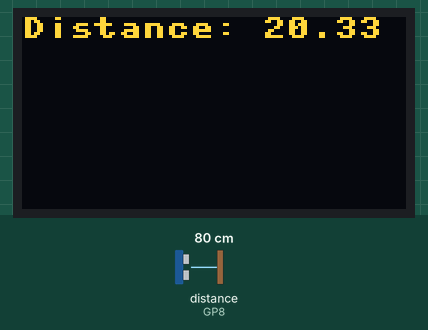
Recording of a program running on a simulated Raspberry Pi Pico running MicroPython. Shown: 128×64 one-colour display. The inputs (shaded band) are chosen by the test bench; at power-on: distance to the obstacle (sensor on GP8) 80 cm. The echo pulse lasts 58.3 µs per cm; the OLED is the two-colour kind (top 16 rows yellow); library files of the repository ran but are not shown: ssd1306.py.

Above: at 1.2 s.
1.3 s: distance to the obstacle (sensor on GP8) set to 2 cm
At 2.4 s:
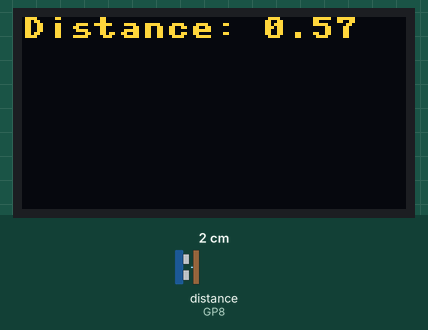
2.8 s: distance to the obstacle (sensor on GP8) set to 4 cm
At 4.0 s:
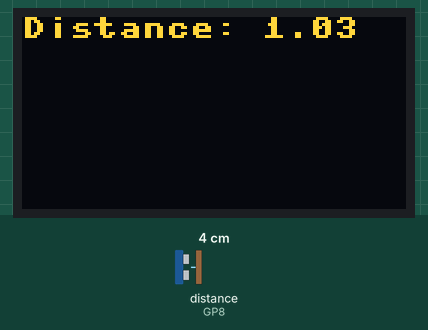
4.3 s: distance to the obstacle (sensor on GP8) set to 9 cm
At 4.9 s:
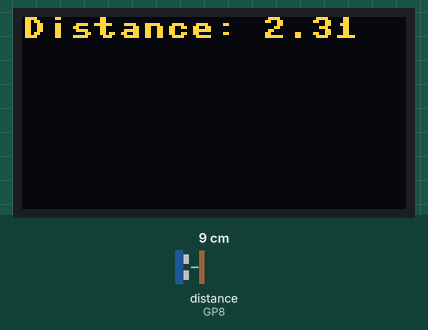
Timing chart, 0 to 7.3 s (numbered marks = the images above; inputs shaded):
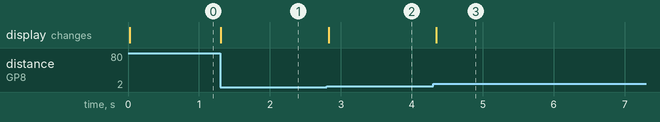

Measured:
- after the input at 1.3 s, the display: changes at once (image 1)
- after the input at 2.8 s, the display: changes at once (image 2)
- after the input at 4.3 s, the display: changes at once (image 3)

The program:

sr04p.py
```python
from machine import Pin, SPI
import utime
import ssd1306

# Define the pins for SPI Clock and Transmit
spi_sck = Pin(2)
spi_tx = Pin(3)
spi = SPI(0, baudrate=100000, sck=spi_sck, mosi=spi_tx)

# Define the pins for Chip Select, DC (Command), and Reset
CS = Pin(1)
DC = Pin(4)
RES = Pin(5)

oled = ssd1306.SSD1306_SPI(128, 64, spi, DC, RES, CS)

# Turn all pixels off
oled.fill(0)
oled.show()

trigger = Pin(9, Pin.OUT)
echo = Pin(8, Pin.IN)

def ultra():
    signalon = 0
    signaloff = 0
    trigger.low()
    utime.sleep_us(2)
    trigger.high()
    utime.sleep_us(5)
    trigger.low()
    while echo.value() == 0:
        signaloff = utime.ticks_us()
    while echo.value() == 1:
        signalon = utime.ticks_us()
    timepassed = signalon - signaloff
    distance = (timepassed * 0.0343) / 2
    return distance

while True:
    oled.fill(0)
    distance = round(ultra() * .254, 2)
    oled.text('Distance: ' + str(distance), 0, 0, 1)
    oled.show()
    utime.sleep(.25)
```
